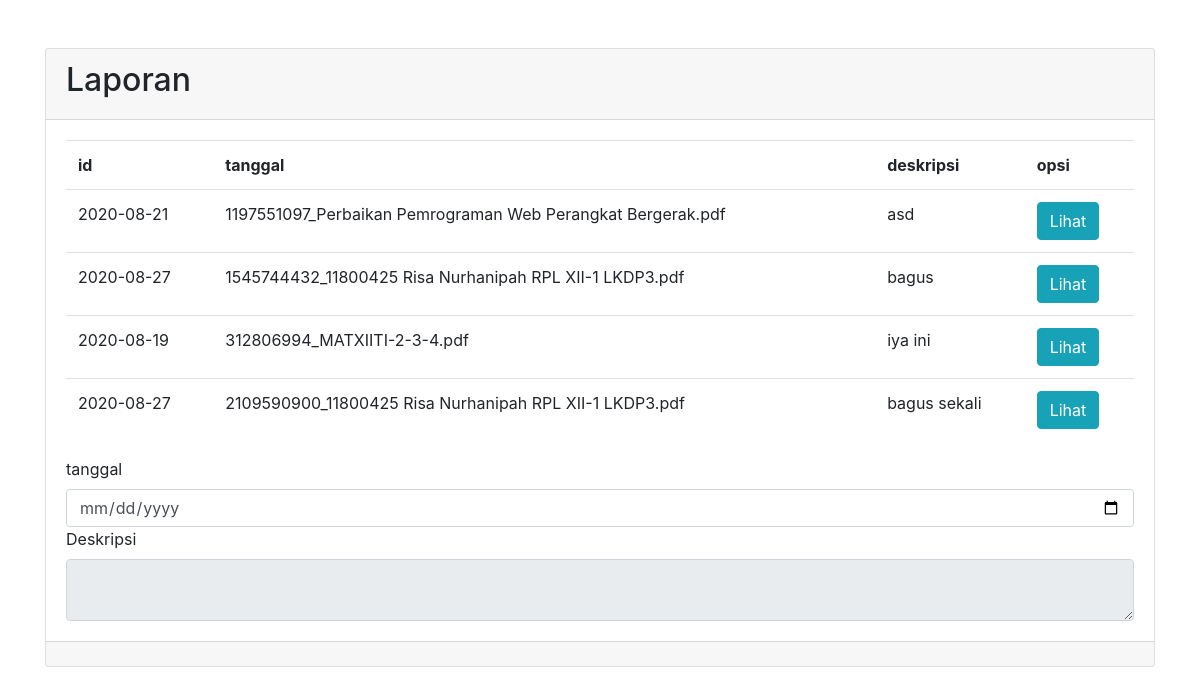
Screenshot of /kepala (signed in) with the database file from the repository.
### tables this page shows
CREATE TABLE `kepala` (
  `tanggal` varchar(60) NOT NULL,
  `file` varchar(90) NOT NULL,
  `deskripsi` text NOT NULL
);

### library/controller.php (called while the page is built, shortened)
<?php
class controller{
   protected $con;
   public function __construct($localhost,$username,$password,$database)
   {
      $this->con = mysqli_connect($localhost,$username,$password,$database);
   }
   public function select($table)
   {
      $sql = "SELECT * FROM $table";
      $query = mysqli_query($this->con,$sql);
      return $query;
   }
}
?>

### kepala/index.php (the view, shortened to what this page needs)
<?php
	if($_SESSION['kepala'] === "login"){
?>
<!DOCTYPE html>
<html>
<head>
	<link rel="stylesheet" type="text/css" href="../asset/css/bootstrap.css">
</head>
<body>
	<div class="container">
		<div class="card" style="margin : 3rem auto">
			<div class="card-header">
				<h2>Laporan</h2>
			</div>
			<div class="card-body">
				<table class="table">
					<tr>
						<th>id</th>
						<th>tanggal</th>
						<th>deskripsi</th>
						<th>opsi</th>
					</tr>
					<?php
						require '../library/controller.php';
						$kepala = new controller("localhost","root","","supervisor");
						$result = $kepala->select("kepala");
						foreach($result as $key){
					?>
					<tr>
						<td><?php echo $key['tanggal'] ?></td>
						<td><?php echo $key['file'] ?></td>
						<td><?php echo $key['deskripsi'] ?></td>
						<td><a target="_blank" href="../guru/pdf.php?pdf=<?php echo $key['file'] ?>"><input type="button" class="btn btn-info" value="Lihat"></a></td>
					</tr>
					<?php
						}
					?>
				</table>
				<label>tanggal</label>
				<input type="date" class="form-control" value="<?php  ?>" name="">
				<label>Deskripsi</label>
				<textarea class="form-control" value="<?php  ?>" readonly=""></textarea>
			</div>
			<div class="card-footer">
			</div>
		</div>
	</div>
</body>
</html>
<?php
	}else{
		echo "<script>alert('Login Dahulu');document.location.href='../'</script>";
	}
?>

### rows the page displays
kepala: tanggal "2020-08-21", file "1197551097_Perbaikan Pemrograman Web Perangkat Bergerak.pdf", deskripsi "asd"
kepala: tanggal "2020-08-27", file "1545744432_11800425 Risa Nurhanipah RPL XII-1 LKDP3.pdf", deskripsi "bagus"
kepala: tanggal "2020-08-19", file "312806994_MATXIITI-2-3-4.pdf", deskripsi "iya ini"
kepala: tanggal "2020-08-27", file "2109590900_11800425 Risa Nurhanipah RPL XII-1 LKDP3.pdf", deskripsi "bagus sekali"
